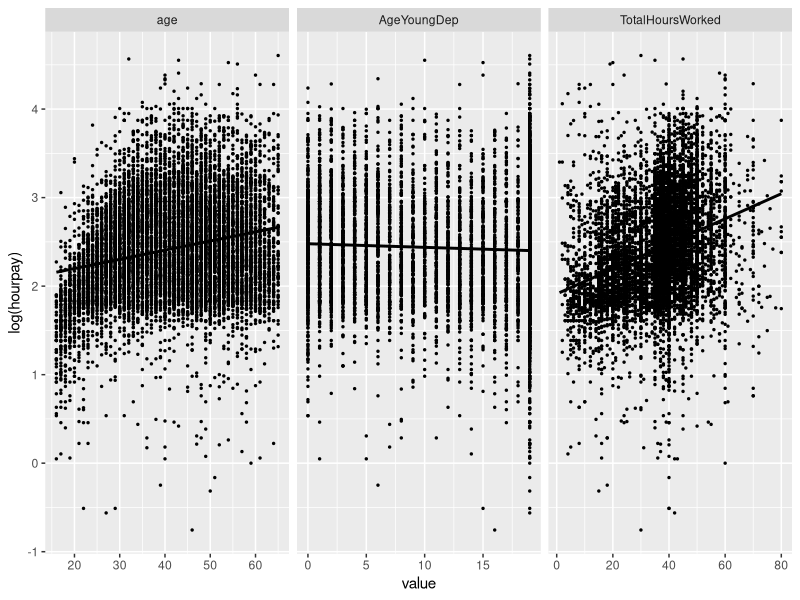
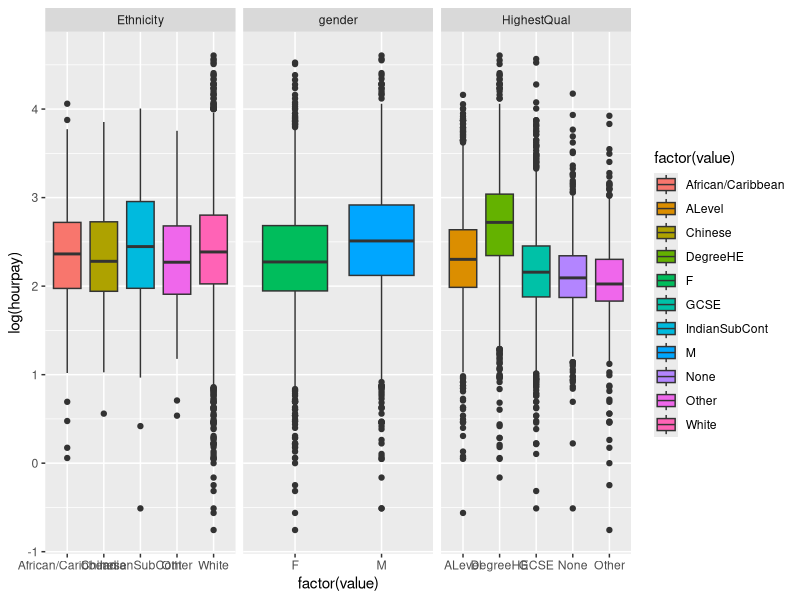
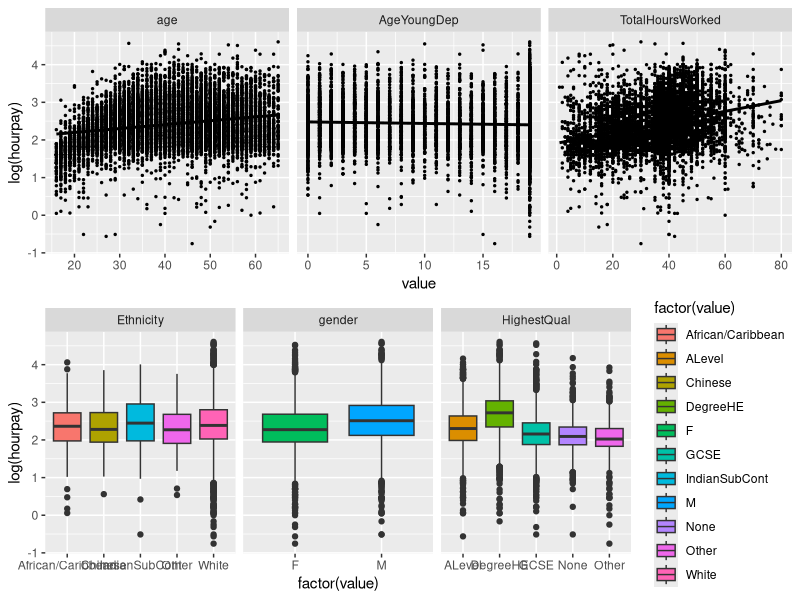
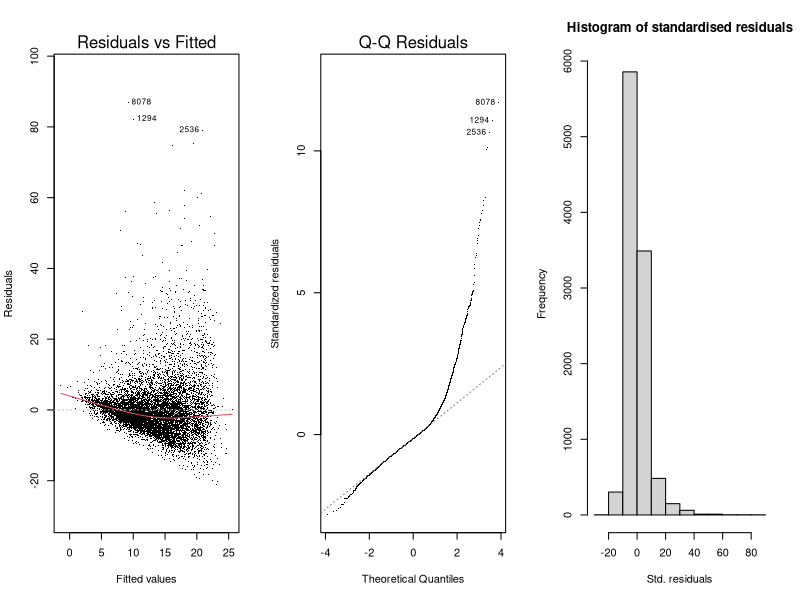
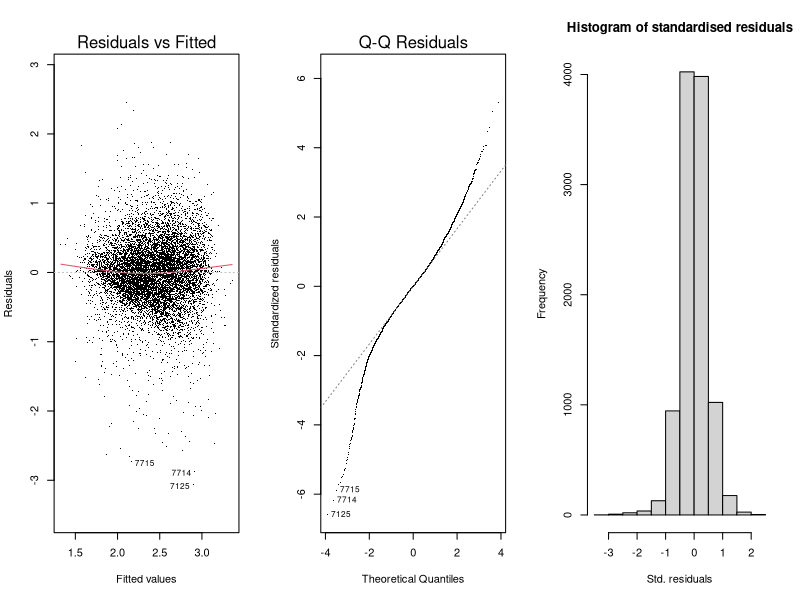
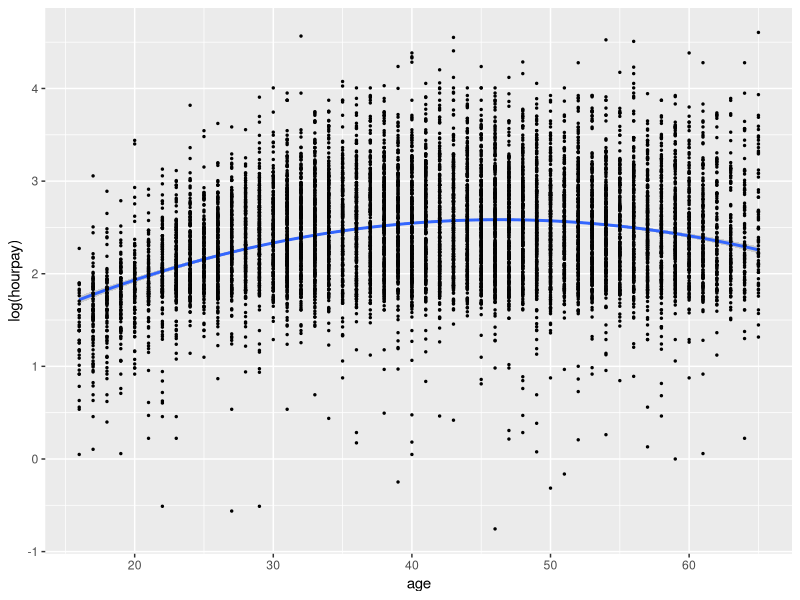
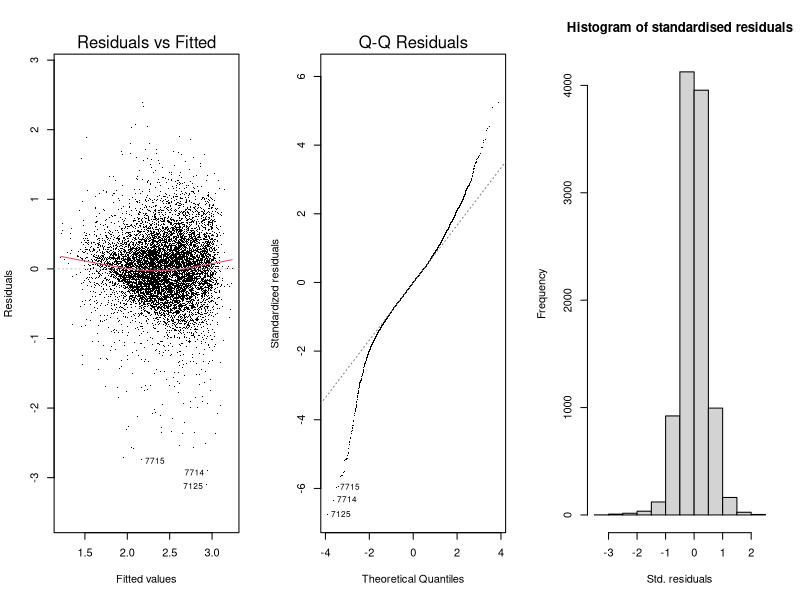
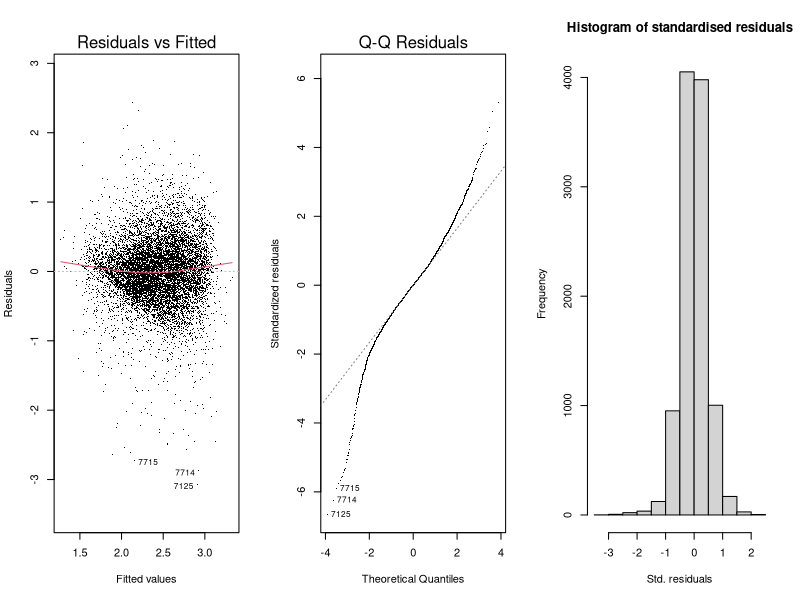

Source code (R) for these figures, in order:
#Workshop 8

library(arm)
library(ggplot2)
library(tidyr)
library(car)
library(gridExtra)

Hourly_Pay<-read.csv("data/Large_Hourly_Pay.csv",header = TRUE, stringsAsFactors = TRUE)
Hourly_Pay_NoRich<-subset(Hourly_Pay,hourpay<=150) #reudce the variability of the data
summary(Hourly_Pay_NoRich)

#set baseline levels
Hourly_Pay_NoRich$OwnHouse<-relevel(Hourly_Pay_NoRich$OwnHouse,ref="Own")
Hourly_Pay_NoRich$Ethnicity<-relevel(Hourly_Pay_NoRich$Ethnicity,ref="White")
Hourly_Pay_NoRich$HighestQual<-relevel(Hourly_Pay_NoRich$HighestQual,ref="DegreeHE")
Hourly_Pay_NoRich$gender<-ifelse(Hourly_Pay_NoRich$gender==0,"M","F")

#base level for which you are interested in comparing. example likt those codes up above. 

#Using facet_wrap to display the scatterplots
#line.1
colnames(Hourly_Pay_NoRich)
special.dat<-gather(Hourly_Pay_NoRich[,c(3,4,6,7),] ,-hourpay, key="var", value="value") 

#line.2
p1<-ggplot(special.dat,aes(x = value, y = log(hourpay)))+geom_point(size=0.5) +geom_smooth(method="lm", se=FALSE, color="black") +facet_wrap(~ var, scales = "free_x")
# scales = "free_x" let the x-axis range be chosen by the computer
p1

# Define the categorical variables as well as hourpay
special.dat<- gather(Hourly_Pay_NoRich[,c(2,5,6,8)],key="variable", value="value", -hourpay)  
#plots the boxplots using "free_x"
p2<-ggplot(special.dat, aes(x=factor(value), y = log(hourpay), fill=factor(value))) +geom_boxplot() +facet_wrap(~ variable, scales = "free_x")
#for book
p2

grid.arrange(p1,p2, nrow=2)

#Fit the model
all.lm<-lm(hourpay~.,data=Hourly_Pay) # if we want to exclude the variable just add -predictor 
#shortcut if you want to use all the predictors in the dataset
all.lm<-lm(hourpay~age+TotalHoursWorked+AgeYoungDep+gender 
           +OwnHouse+HighestQual+Ethnicity,data=Hourly_Pay_NoRich)
display(all.lm, digits=3)

#standardize function
standardise.fn<-function(v){(v-mean(v))/(sd(v))}

std.age<-standardise.fn(Hourly_Pay_NoRich$age)
std.THW<-standardise.fn(Hourly_Pay_NoRich$TotalHoursWorked)
std.AYD<-standardise.fn(Hourly_Pay_NoRich$AgeYoungDep)

std.all.lm<-lm(hourpay~std.age+std.THW+std.AYD+gender
               +OwnHouse+HighestQual+Ethnicity,data=Hourly_Pay_NoRich)
display(std.all.lm, digits=3)
#we can decide which predictors influence the prediction the most by looking at the abs value.

Anova(all.lm)

#residual plots
par(mfrow=c(1,3))
plot(all.lm,which=c(1,2),cex=0.7,pch=".")
hist(all.lm$residuals,main="Histogram of standardised residuals", xlab="Std. residuals")


log.lm<-lm(log(hourpay)~.,data=Hourly_Pay_NoRich)
par(mfrow=c(1,3))
plot(log.lm,which=c(1,2),cex=0.7,pch=".")
hist(log.lm$residuals,main="Histogram of standardised residuals", xlab="Std. residuals")

display(log.lm) 

#to combact non-linearity problem. add a polynomial higher order term
age2<-Hourly_Pay_NoRich$age*Hourly_Pay_NoRich$age
quad.age.lm<-lm(log(hourpay)~age+age2+TotalHoursWorked+AgeYoungDep+gender 
                +OwnHouse+HighestQual+Ethnicity,data=Hourly_Pay_NoRich)
display(quad.age.lm, digits=3)
# better fit (r-squaared increased) but not significantly. at this point, it's difficult to improve the prediction much more
pred.for.plot<-fitted(quad.age.lm)
#plot of raw data
p3<-ggplot(data=Hourly_Pay_NoRich, aes(x=age, y=log(hourpay)))
#using geom_line to fit a line through the fitted points (i.e. the expected line)
p3<-p3+geom_smooth(method="lm", formula=y~poly(x,2), size = 1)
#not essential, for the book
p3<-p3+geom_point( size=0.5)
p3

par(mfrow=c(1,3))
plot(quad.age.lm,which=c(1,2),cex=0.7,pch=".")
hist(quad.age.lm$residuals,main="Histogram of standardised residuals", xlab="Std. residuals")

log.age.lm<-lm(log(hourpay)~log(age)+TotalHoursWorked+AgeYoungDep+gender 
               +OwnHouse+HighestQual+Ethnicity,data=Hourly_Pay_NoRich)

display(log.age.lm, digits=3)
#Residual plots 
par(mfrow=c(1,3))
plot(log.age.lm,which=c(1,2),cex=0.7,pch=".")
hist(log.age.lm$residuals,main="Histogram of standardised residuals", xlab="Std. residuals")
